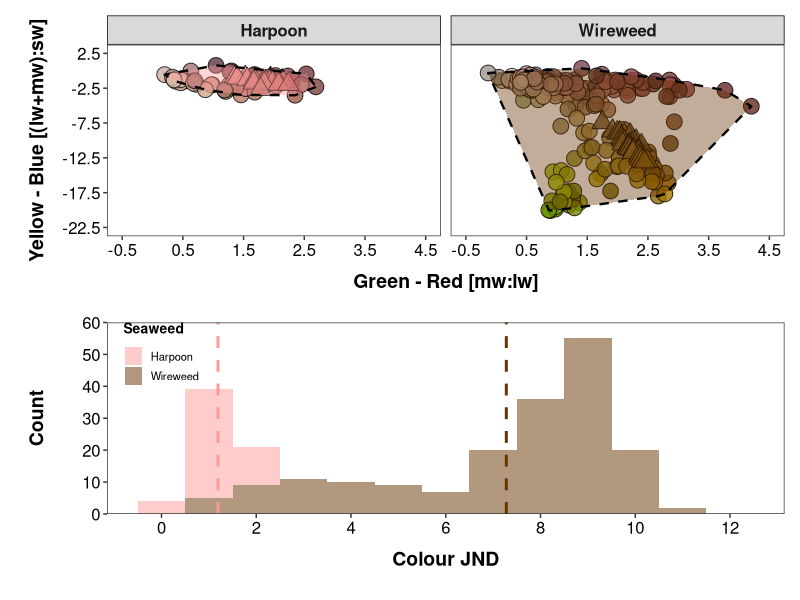

Source code (R):
# Loading the packages ---------------------------------------------------------

library(tidyverse)
library(readxl)
library(lme4)
library(lmerTest)
library(emmeans)
library(rstatix)
library(colorspace)
library(munsell)
library(ggfortify)
library(patchwork)

# Importing data ---------------------------------------------------------------

background_matching_data <-
  read_excel("background_matching_dataset.xlsx",
    sheet = 1,
    range = "A1:Q295")  |> 
  mutate(
    seaweed = factor(seaweed),
    type = factor(type))

## extracting LAB values to fill the points

LABdata_prawns <-
  with(background_matching_data[, c(15:17)], LAB(L, A, B))

## creating the data for the hull polygons around prawn data for each seaweed

hull_data_prawns <-
  background_matching_data |>
  filter(type == "prawn") |> 
  group_by(seaweed)  |> 
  slice(chull(rnl_x_mean, rnl_y_mean))

# Creating the plot of prawn colour diversity ----------------------------------

seaweed_labs <- c("Harpoon", "Wireweed")
names(seaweed_labs) <- c("hw", "sm")

graph_colour_space_a <-
  ggplot() +
  geom_point(
    data = background_matching_data  |> 
           filter(type == "prawn"),
           aes(x = rnl_x_mean, y = rnl_y_mean),
           fill = hex(LABdata_prawns[c(1:184, 215:264), ], fix = TRUE),
           shape = 21, alpha = 0.8, size = 5) +
  geom_point(
    data = background_matching_data  |> 
           filter(type == "seaweed"),
           aes(x = rnl_x_mean, y = rnl_y_mean),
           fill = hex(LABdata_prawns[c(185:214, 265:294), ], fix = TRUE),
           shape = 24, alpha = 0.8, size = 5) +
  geom_polygon(
    data = hull_data_prawns,
    aes(x = rnl_x_mean, y = rnl_y_mean,
        fill = seaweed),
    alpha = 0.4, colour = "black", linetype = "dashed", linewidth = 0.8,
    show.legend = FALSE) +
  facet_grid(~ seaweed,
             labeller = labeller(seaweed = seaweed_labs)) 
  
graph_colour_space_b <-
  graph_colour_space_a +
  scale_x_continuous(
    name = "Green - Red [mw:lw]",
    breaks = seq(-0.5, 4.5, by = 1),
    labels = seq(-0.5, 4.5, by = 1),
    limits = c(-0.5, 4.5)) +
  scale_y_continuous(
    name = "Yellow - Blue [(lw+mw):sw]",
    breaks = seq(-22.5, 2.5, by = 5),
    labels = seq(-22.5, 2.5, by = 5),
    limits = c(-22.5, 2.5)) +
  scale_fill_manual(values=c("#FF9999", "#663300"))
  
graph_colour_space_c <-
  graph_colour_space_b +
  theme_bw() +
  theme(
    plot.margin = margin(0.2, 0.2, 0.2, 0.2, "cm"),
    axis.text.x = element_text(colour = "black", size = 12, hjust = 0.5),
    axis.text.y = element_text(colour = "black", size = 12),
    axis.title.x = element_text(
                   face = "bold", colour = "black",
                   size = 14, margin = margin(
                              t = 10, r = 20, b = 10, l = 20)),
    axis.title.y = element_text(
                   face = "bold", colour = "black",
                   size = 14, margin = margin(
                              t = 10, r = 10, b = 10, l = 10)),
    panel.grid.major = element_blank(),
    panel.grid.minor = element_blank(),
    strip.text.x = element_text(size = 12, face = "bold"),
    strip.background = element_rect(colour = "black", linewidth = 0.5),
    panel.spacing = unit(0.25, "cm"))

# Looking at prawn luminance between seaweeds ----------------------------------

background_matching_data  |> 
  filter(type == "prawn") |> 
  group_by(seaweed) |> 
  summarise(mean_luminance = mean(lum_mean),
            sd_luminance = sd(lum_mean))

var.test(log(lum_mean) ~ seaweed, 
         data = background_matching_data  |> 
         filter(type == "prawn"))

t.test(log(lum_mean) ~ seaweed, 
       data = background_matching_data  |> 
              filter(type == "prawn"),
       var.equal = TRUE)

# Calculating prawn JNDs against invasive seaweeds -----------------------------

# creating separate tables for prawns and seaweeds 

sargassum_data <-
  background_matching_data  |> 
  filter(seaweed == "sm", type == "seaweed")

prawn_sargassum_data <-
  background_matching_data |> 
  filter(seaweed == "sm", type == "prawn")

harpoon_data <-
  background_matching_data  |> 
  filter(seaweed == "hw", type == "seaweed")

prawn_harpoon_data <-
  background_matching_data  |> 
  filter(seaweed == "hw", type == "prawn")

# calculating the contrasts between each prawn and 30 algal fronds, and finally getting the mean

## Colour JNDs -----------------------------------------------------------------

### Sargassum ------------------------------------------------------------------

jnd_total_sargassum_colour <- rep(NA, dim(prawn_sargassum_data)[1])

for (i in 1:dim(prawn_sargassum_data)[1])
{
  jnd_individual_sargassum_colour <- rep(NA, dim(sargassum_data)[1])
  for (j in 1:dim(sargassum_data)[1])
  {
    jnd_individual_sargassum_colour[j] <-
      sqrt(((prawn_sargassum_data$rnl_x_mean[i] - 
             sargassum_data$rnl_x_mean[j])^2) +
          ((prawn_sargassum_data$rnl_y_mean[i] - 
            sargassum_data$rnl_y_mean[j])^2))
  }
  jnd_total_sargassum_colour[i] <- mean(jnd_individual_sargassum_colour)
}

### Harpoon --------------------------------------------------------------------

jnd_total_harpoon_colour <- rep(NA, dim(prawn_harpoon_data)[1])

for (i in 1:dim(prawn_harpoon_data)[1])
{
  jnd_individual_harpoon_colour <- rep(NA, dim(harpoon_data)[1])
  for (j in 1:dim(harpoon_data)[1])
  {
    jnd_individual_harpoon_colour[j] <-
      sqrt(((prawn_harpoon_data$rnl_x_mean[i] - 
             harpoon_data$rnl_x_mean[j])^2) +
           ((prawn_harpoon_data$rnl_y_mean[i] - 
             harpoon_data$rnl_y_mean[j])^2))
  }
  jnd_total_harpoon_colour[i] <- mean(jnd_individual_harpoon_colour)
}

## Luminance JNDs --------------------------------------------------------------

### Sargassum ------------------------------------------------------------------

jnd_total_sargassum_luminance <- rep(NA, dim(prawn_sargassum_data)[1])

for (i in 1:dim(prawn_sargassum_data)[1])
{
  jnd_individual_sargassum_luminance <- rep(NA, dim(sargassum_data)[1])
  for (j in 1:dim(sargassum_data)[1])
  {
    jnd_individual_sargassum_luminance[j] <-
      abs(log((prawn_sargassum_data |> 
               select(lum_mean) |> 
               pull() |> 
               nth(i) /
               sargassum_data$lum_mean[j]))/0.05)
  }
  jnd_total_sargassum_luminance[i] <- mean(jnd_individual_sargassum_luminance)
}

### Harpoon --------------------------------------------------------------------

jnd_total_harpoon_luminance <- rep(NA, dim(prawn_harpoon_data)[1])

for (i in 1:dim(prawn_harpoon_data)[1])
{
  jnd_individual_harpoon_luminance <- rep(NA, dim(harpoon_data)[1])
  for (j in 1:dim(harpoon_data)[1])
  {
    jnd_individual_harpoon_luminance[j] <-
      abs(log((prawn_harpoon_data |> 
                 select(lum_mean) |> 
                 pull() |> 
                 nth(i) /
                 harpoon_data$lum_mean[j]))/0.05)
  }
  jnd_total_harpoon_luminance[i] <- mean(jnd_individual_harpoon_luminance)
}

## Combining data --------------------------------------------------------------

prawn_sargassum_data_b <-
  prawn_sargassum_data  |> 
  mutate(jnd_colour = jnd_total_sargassum_colour,
         jnd_luminance = jnd_total_sargassum_luminance)

prawn_harpoon_data_b <-
  prawn_harpoon_data  |> 
  mutate(jnd_colour = jnd_total_harpoon_colour,
         jnd_luminance = jnd_total_harpoon_luminance)

background_matching_data_final <-
  bind_rows(
    prawn_sargassum_data_b,
    prawn_harpoon_data_b)

# calculating the mean JNDs for prawns against each exotic seaweed

mean_jnd_sargassum <-
  prawn_sargassum_data_b  |> 
  dplyr::summarise(jnd_colour_mean = mean(jnd_colour),
                   jnd_luminance_mean = mean(jnd_luminance))

mean_jnd_harpoon <-
  prawn_harpoon_data_b  |> 
  dplyr::summarise(jnd_colour_mean = mean(jnd_colour),
                   jnd_luminance_mean = mean(jnd_luminance))

# Creating the plot of prawn JNDs -----------------------------------------

graph_jnd_colour_seaweeds <-
  ggplot(
    background_matching_data_final,
    aes(x = jnd_colour, fill = seaweed, alpha = seaweed)) +
  geom_histogram(binwidth = 1, alpha = 0.5) +
  scale_x_continuous(
    name = "Colour JND",
    breaks = c(0, 2, 4, 6, 8, 10, 12),
    limits = c(-0.5, 12.5))+
  scale_y_continuous(
    name = "Count",
    breaks = c(0, 10, 20, 30, 40, 50, 60),
    limits = c(0, 60),
    expand = expansion(mult = 0, add = 0)) +
  scale_fill_manual(
    name = "Seaweed",
    labels = c("Harpoon", "Wireweed"),
    values = c("#FF9999", "#663300")) +
  geom_vline(
    data = mean_jnd_sargassum,
    aes(xintercept = jnd_colour_mean), colour = "#663300",
    linewidth = 1, linetype = "dashed") +
  geom_vline(
    data = mean_jnd_harpoon,
    aes(xintercept = jnd_colour_mean), colour = "#FF9999",
    linewidth = 1, linetype = "dashed") +
  theme_bw() +
  theme(
    plot.margin = margin(0.2, 0.2, 0.2, 0.2, "cm"),
    axis.text.x = element_text(colour = "black", size = 12, hjust = 0.5),
    axis.text.y = element_text(colour = "black", size = 12),
    axis.title.x = element_text(
                   face = "bold", colour = "black",
                   size = 14, margin = margin(
                              t = 10, r = 20, b = 10, l = 20)),
    axis.title.y = element_text(
                   face = "bold", colour = "black",
                   size = 14, margin = margin(
                              t = 10, r = 10, b = 10, l = 10)),
    legend.position = "inside",
    legend.position.inside = c(0.08, 0.84),
    legend.title = element_text(size = 10, face = "bold",
                                margin = margin(b = 8)),
    legend.text = element_text(size = 8),
    legend.spacing.y = unit(0, "cm"),
    legend.key.size = unit(0.5, "cm"),
    legend.background = element_rect(fill = "transparent"),
    panel.grid.major = element_blank(),
    panel.grid.minor = element_blank()) +
  guides(fill = guide_legend(
    byrow = TRUE,
    override.aes = list(size = 4)))

graph_jnd_luminance_seaweeds <-
  ggplot(
    background_matching_data_final,
    aes(x = jnd_luminance, fill = seaweed, alpha = seaweed)) +
  geom_histogram(binwidth = 1, alpha = 0.5) +
  scale_x_continuous(
    name = "Luminance JND",
    breaks = c(0, 10, 20, 30, 40)) +
  scale_y_continuous(
    name = "Count",
    breaks = c(0, 5, 10, 15, 20, 25),
    limits = c(0, 25),
    expand = expansion(mult = 0, add = 0)) +
  scale_fill_manual(
    name = "Seaweed",
    labels = c("Harpoon", "Wireweed"),
    values = c("#FF9999", "#663300")) +
  geom_vline(
    data = mean_jnd_sargassum,
    aes(xintercept = jnd_luminance_mean), colour = "#663300",
    linewidth = 1, linetype = "dashed") +
  geom_vline(
    data = mean_jnd_harpoon,
    aes(xintercept = jnd_luminance_mean), colour = "#FF9999",
    linewidth = 1, linetype = "dashed") +
  theme_bw() +
  theme(
    plot.margin = margin(0.2, 0.2, 0.2, 0.2, "cm"),
    axis.text.x = element_text(colour = "black", size = 12, hjust = 0.5),
    axis.text.y = element_text(colour = "black", size = 12),
    axis.title.x = element_text(
      face = "bold", colour = "black",
      size = 14, margin = margin(
        t = 10, r = 20, b = 10, l = 20)),
    axis.title.y = element_text(
      face = "bold", colour = "black",
      size = 14, margin = margin(
        t = 10, r = 10, b = 10, l = 10)),
    legend.position = "inside",
    legend.position.inside = c(0.08, 0.84),
    legend.title = element_text(size = 10, face = "bold",
                                margin = margin(b = 8)),
    legend.text = element_text(size = 8),
    legend.spacing.y = unit(0, "cm"),
    legend.key.size = unit(0.5, "cm"),
    legend.background = element_rect(fill = "transparent"),
    panel.grid.major = element_blank(),
    panel.grid.minor = element_blank()) +
  guides(fill = guide_legend(
    byrow = TRUE,
    override.aes = list(size = 4)))

# Combining the 2 plots  -------------------------------------------------------

final_figure_bm_seaweeds <-
  graph_colour_space_c +
  graph_jnd_colour_seaweeds +
  plot_layout(ncol = 1)

ggsave("Figure 2.png",
  final_figure_bm_seaweeds,
  height = 22.5, width = 20, units = "cm", dpi = 600)

# Calculating mean and sd of prawn JNDs against invasive seaweeds --------------

background_matching_data_final  |> 
  filter(type == "prawn")  |> 
  group_by(seaweed) |> 
  summarise(
    mean_jnd_colour = mean(jnd_colour),
    sd_jnd_colour = sd(jnd_colour),
    mean_jnd_luminance = mean(jnd_luminance),
    sd_jnd_luminance = sd(jnd_luminance)) |>
  as.data.frame()
